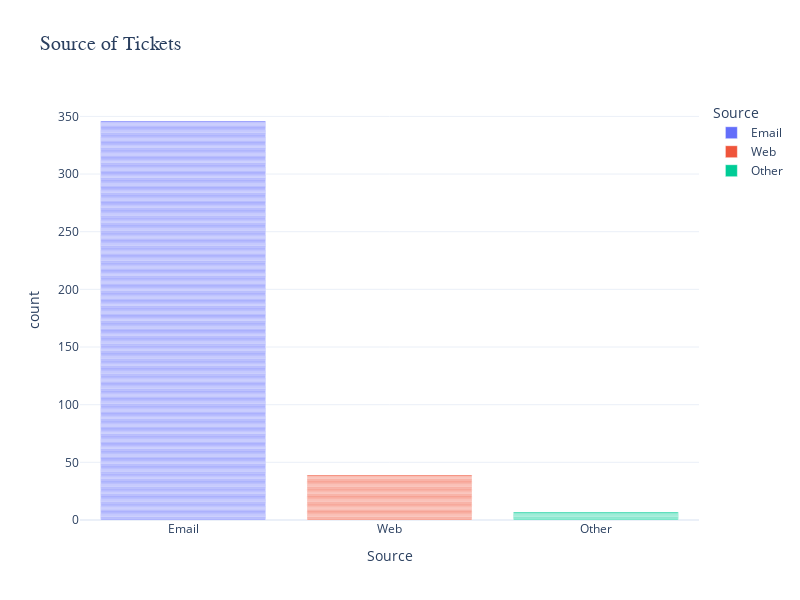

The code cell stored with this chart in its notebook:
### Markdown cell above
***NewPlot5*** visualizing the sources of tickets in the DataFrame.

### Code cell
fig = px.bar(df, x='Source', title='NewPlot5: Source of Tickets', color="Source")

# Adjust the size of the chart
fig.update_layout(width=800, height=600, template='plotly_white',
                  title_text='Source of Tickets',
                   title_font=dict(size=20, color='dark blue', family='Verdana, sans-serif') ) 
fig.show()

### Figure 1 — Plotly figure (JSON) as saved in the notebook; plotly's stock layout.template omitted (floating-point values rounded to 4 significant figures; data arrays with more than 128 entries replaced by an {"elided": "..."} marker saying what was removed)
{"data": [{"alignmentgroup": "True", "hovertemplate": "Source=%{x}<br>count=%{y}<extra></extra>", "legendgroup": "Email", "marker": {"color": "#636efa", "pattern": {"shape": ""}}, "name": "Email", "offsetgroup": "Email", "orientation": "v", "showlegend": true, "textposition": "auto", "type": "bar", "x": {"elided": "346 str values"}, "xaxis": "x", "y": {"elided": "346 int values"}, "yaxis": "y"}, {"alignmentgroup": "True", "hovertemplate": "Source=%{x}<br>count=%{y}<extra></extra>", "legendgroup": "Web", "marker": {"color": "#EF553B", "pattern": {"shape": ""}}, "name": "Web", "offsetgroup": "Web", "orientation": "v", "showlegend": true, "textposition": "auto", "type": "bar", "x": ["Web", "Web", "Web", "Web", "Web", "Web", "Web", "Web", "Web", "Web", "Web", "Web", "Web", "Web", "Web", "Web", "Web", "Web", "Web", "Web", "Web", "Web", "Web", "Web", "Web", "Web", "Web", "Web", "Web", "Web", "Web", "Web", "Web", "Web", "Web", "Web", "Web", "Web", "Web"], "xaxis": "x", "y": [1, 1, 1, 1, 1, 1, 1, 1, 1, 1, 1, 1, 1, 1, 1, 1, 1, 1, 1, 1, 1, 1, 1, 1, 1, 1, 1, 1, 1, 1, 1, 1, 1, 1, 1, 1, 1, 1, 1], "yaxis": "y"}, {"alignmentgroup": "True", "hovertemplate": "Source=%{x}<br>count=%{y}<extra></extra>", "legendgroup": "Other", "marker": {"color": "#00cc96", "pattern": {"shape": ""}}, "name": "Other", "offsetgroup": "Other", "orientation": "v", "showlegend": true, "textposition": "auto", "type": "bar", "x": ["Other", "Other", "Other", "Other", "Other", "Other", "Other"], "xaxis": "x", "y": [1, 1, 1, 1, 1, 1, 1], "yaxis": "y"}], "layout": {"barmode": "relative", "height": 600, "legend": {"title": {"text": "Source"}, "tracegroupgap": 0}, "title": {"font": {"color": "dark blue", "family": "Verdana, sans-serif", "size": 20}, "text": "Source of Tickets"}, "width": 800, "xaxis": {"anchor": "y", "categoryarray": ["Email", "Web", "Other"], "categoryorder": "array", "domain": [0, 1], "title": {"text": "Source"}}, "yaxis": {"anchor": "x", "domain": [0, 1], "title": {"text": "count"}}}}
